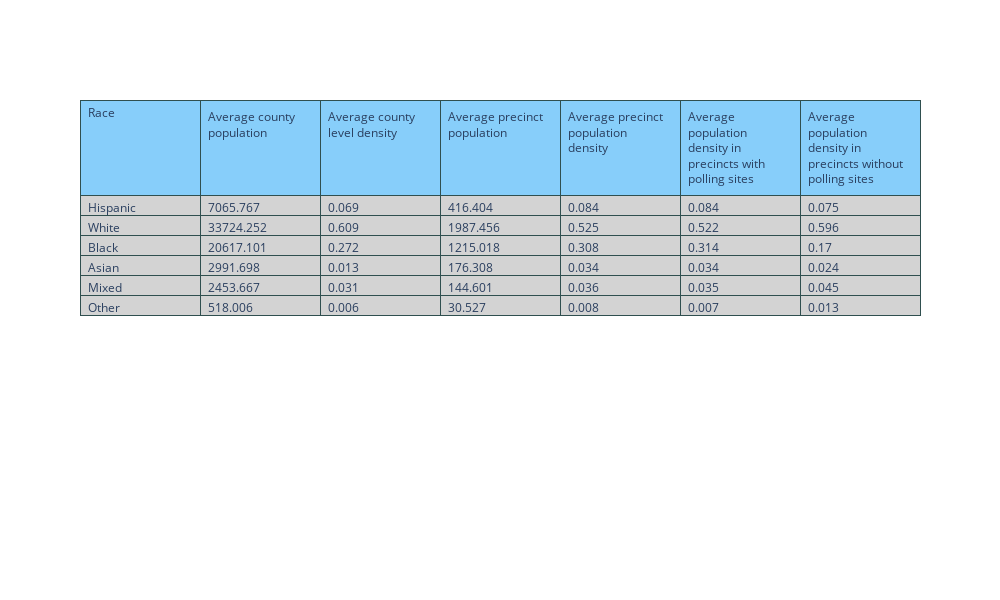

Here is the notebook cell this chart was saved with:
### Markdown cell above
The following code was based on an example from https://plotly.com/python/table/#styled-table

### Code cell
import plotly.graph_objects as go

# list of all lists for averages by race
The_list = [list2, list1, list3, list4, list5, list6]

averages = []
for l in The_list:
  av_list = []
  for i in l:
    av = sum(i)/len(i)
    av = round(av, 3)
    av_list.append(av)
  averages.append(av_list)
averages.insert(0, ['Hispanic','White','Black','Asian','Mixed','Other'])
# table
fig = go.Figure(data=[go.Table(
    header=dict(values=['Race', 'Average county population ', 'Average county level density', 'Average precinct population', 'Average precinct population density', 'Average population density in precincts with polling sites', 'Average population density in precincts without polling sites'],
                line_color='darkslategray',
                fill_color='lightskyblue',
                align='left'),
    cells=dict(values=averages,
               line_color='darkslategray',
               fill_color='lightgrey',
               align='left'))
])

fig.update_layout(width=1000, height=600)
fig.write_html('html_files/averages_table.html')
fig.show()

### Figure 1 — Plotly figure (JSON) as saved in the notebook; plotly's stock layout.template omitted (floating-point values rounded to 4 significant figures)
{"data": [{"cells": {"align": "left", "fill": {"color": "lightgrey"}, "line": {"color": "darkslategray"}, "values": [["Hispanic", "White", "Black", "Asian", "Mixed", "Other"], [7066.0, 33720.0, 20620.0, 2992.0, 2454.0, 518.0], [0.069, 0.609, 0.272, 0.013, 0.031, 0.006], [416.4, 1987.0, 1215.0, 176.3, 144.6, 30.53], [0.084, 0.525, 0.308, 0.034, 0.036, 0.008], [0.084, 0.522, 0.314, 0.034, 0.035, 0.007], [0.075, 0.596, 0.17, 0.024, 0.045, 0.013]]}, "header": {"align": "left", "fill": {"color": "lightskyblue"}, "line": {"color": "darkslategray"}, "values": ["Race", "Average county population ", "Average county level density", "Average precinct population", "Average precinct population density", "Average population density in precincts with polling sites", "Average population density in precincts without polling sites"]}, "type": "table"}], "layout": {"height": 600, "width": 1000}}
